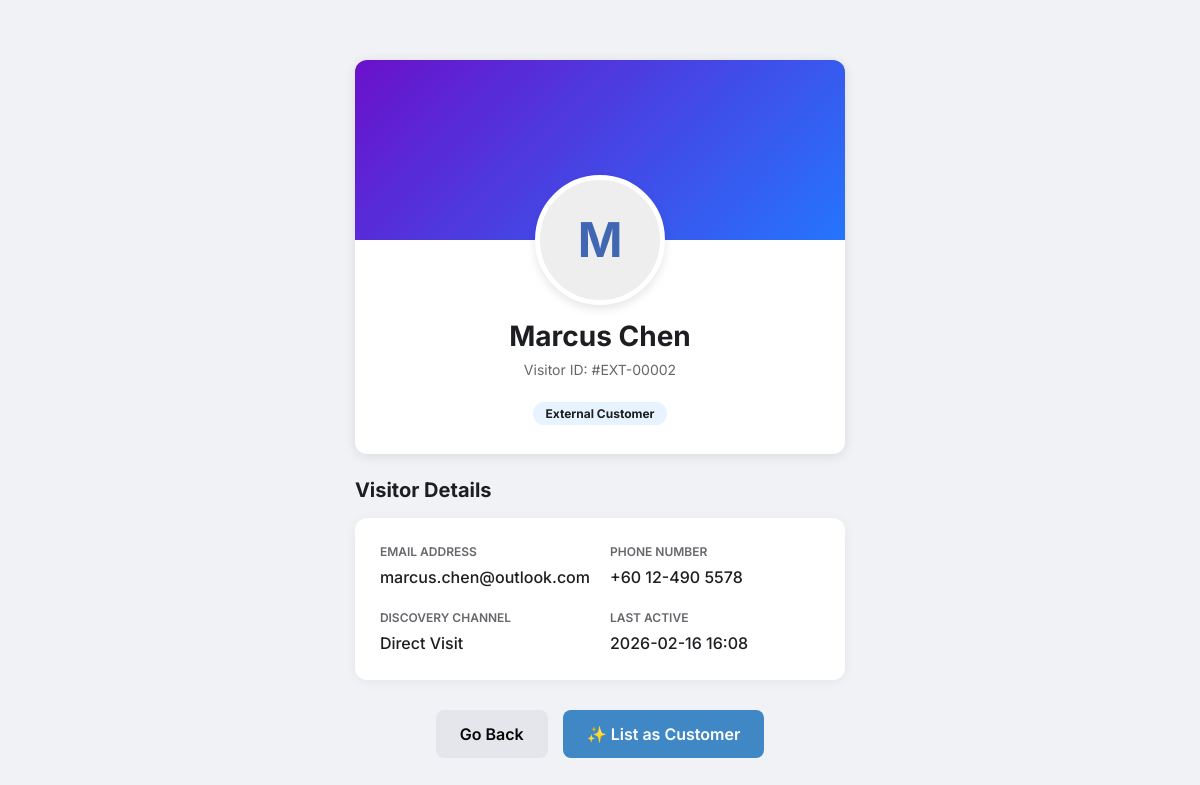
/visitor-profile/2 (signed in), run on an earlier commit of the app's database.
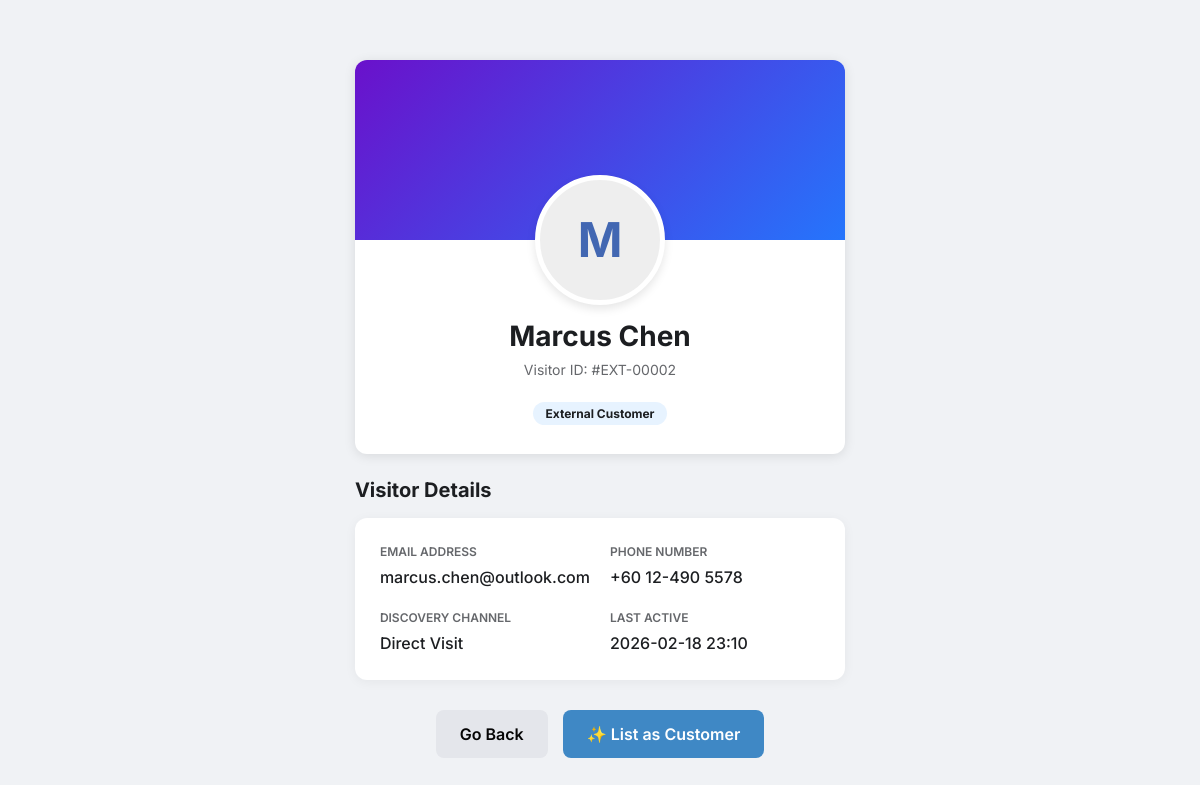
And on a later commit of the database.
### app.py (models this page shows, shortened)
class ChatSession(db.Model):
    id = db.Column(db.Integer, primary_key=True)
    visitor_name = db.Column(db.String(100), nullable=False)
    visitor_email = db.Column(db.String(120))
    status = db.Column(db.String(20), default='bot')  # bot, agent_active, closed
    linked_customer_id = db.Column(db.Integer, db.ForeignKey('customer.id'), nullable=True)
    linked_inquiry_id = db.Column(db.Integer, db.ForeignKey('inquiry.id'), nullable=True)
    created_at = db.Column(db.String(50))
    updated_at = db.Column(db.String(50))
    tags = db.Column(db.String(200), default='')  # comma-separated: impt,waiting,completed
    archived = db.Column(db.Boolean, default=False)
    pinned = db.Column(db.Boolean, default=False)
    assigned_agent_id = db.Column(db.Integer, db.ForeignKey('user.id'), nullable=True)
    requested_agent_id = db.Column(db.Integer, db.ForeignKey('user.id'), nullable=True)
    transfer_status = db.Column(db.String(20), default='none')  # none, pending
    chat_messages = db.relationship('ChatMessage', backref='session', cascade="all, delete-orphan", order_by='ChatMessage.id')
    linked_customer = db.relationship('Customer', backref='chat_sessions')
    linked_inquiry = db.relationship('Inquiry', backref='chat_sessions')
    assigned_agent = db.relationship('User', foreign_keys=[assigned_agent_id], backref='assigned_chats')
    requested_agent = db.relationship('User', foreign_keys=[requested_agent_id], backref='requested_chats')

### app.py (the view)
@app.route('/visitor-profile/<int:session_id>')
def visitor_profile(session_id):
    chat_session = ChatSession.query.get_or_404(session_id)
    mock_phone = f"+60 12-{ (session_id * 12345 % 900) + 100 } { (session_id * 6789) % 9000 + 1000 }"
    return render_template('visitor_profile.html', session=chat_session, visitor_phone=mock_phone)

### app.py (called while the page is built)
@app.context_processor
def context_processor():
    from flask import g
    return dict(
        team_pending_requests_count=getattr(g, 'team_pending_requests_count', 0),
        unread_team_messages=getattr(g, 'unread_team_messages', False)
    )

@app.context_processor
def inject_user_preferences():
    theme = 'light'
    if has_request_context() and 'user_id' in session:
        user_id = session.get('user_id')
        user = User.query.get(user_id)
        if user and user.preferences:
            try:
                import json
                prefs = json.loads(user.preferences)
                theme = prefs.get('theme', 'light')
            except:
                pass
    return dict(current_theme=theme)

@app.context_processor
def inject_search_data():
    customers = Customer.query.all()
    inquiries = Inquiry.query.all()
    rules = Rule.query.all()
    templates = AutoReplyTemplate.query.all()
    faqs = FAQ.query.all()
    search_seed = []
    for c in customers:
        search_seed.append({"display": c.name, "category": "Customer", "page": "/customers"})
    for i in inquiries:
        search_seed.append({"display": f"Inquiry: {i.customer}", "category": "Inquiry", "page": f"/inquiry/{i.id}"})
    for r in rules:
        search_seed.append({"display": r.name, "category": "Rule", "page": "/scoring"})
    for t in templates:
        search_seed.append({"display": t.title, "category": "Template", "page": "/templates-manager"})
    for f in faqs:
        search_seed.append({"display": f.question, "category": "FAQ", "page": "/templates-manager"})
    return dict(search_seed=search_seed)

@app.before_request
def require_login():
    allowed_routes = ['login', 'static']
    if request.endpoint and request.endpoint not in allowed_routes and not session.get('logged_in'):
        if request.path.startswith('/api/'):
            return jsonify({'error': 'Unauthorized'}), 401
        return redirect(url_for('login'))
    if session.get('logged_in') and session.get('user_id'):
        user = User.query.get(session.get('user_id'))
        if user:
            try:
                user.last_active = datetime.now().strftime('%Y-%m-%d %H:%M:%S')
                db.session.commit()
            except:
                pass
            session['user_role'] = user.role
            session['team_id'] = user.team_id
            session['user_name'] = user.name
            session['user_pic'] = user.profile_picture

### templates/visitor_profile.html (shortened to what this page needs)
<!DOCTYPE html>
<html lang="en">
<head>
    <link href="https://cdn.jsdelivr.net/npm/bootstrap@5.3.0/dist/css/bootstrap.min.css" rel="stylesheet">
    <link rel="stylesheet" href="{{ url_for('static', filename='style.css') }}">
</head>
<body class="external-profile">
    <div class="external-container">
        <div class="profile-header-card">
            <div class="profile-cover"></div>
            <div class="profile-main-info">
                <div class="profile-avatar-large">
                    {{ session.visitor_name[0] | upper if session.visitor_name else 'V' }}
                </div>
                <h1 class="profile-name-ext">{{ session.visitor_name }}</h1>
                <div class="profile-id-ext">Visitor ID: #EXT-{{ "%05d"|format(session.id) }}</div>
                <span class="status-badge-ext">External Customer</span>
            </div>
        </div>
        <h5 class="mb-3 fw-bold">Visitor Details</h5>
        <div class="info-grid">
            <div class="info-item">
                <span class="info-label">Email Address</span>
                <span class="info-value">{{ session.visitor_email or 'Not Provided' }}</span>
            </div>
            <div class="info-item">
                <span class="info-label">Phone Number</span>
                <span class="info-value">{{ visitor_phone or 'Not Provided' }}</span>
            </div>
            <div class="info-item">
                <span class="info-label">Discovery Channel</span>
                <span class="info-value">Direct Visit</span>
            </div>
            <div class="info-item">
                <span class="info-label">Last Active</span>
                <span class="info-value">{{ session.updated_at or 'Recently' }}</span>
            </div>
        </div>
        <div class="action-bar-ext">
            <button class="btn-back-ext" onclick="window.history.back()">Go Back</button>
            <button class="btn-list-cust" id="btnListAsCustomer" onclick="listAsCustomer({{ session.id }})">
                ✨ List as Customer
            </button>
        </div>
    </div>
</body>
</html>

### static/style.css (style rules this page uses)
:root { --blue: #3F88C5; --red: #E94F37; --green: #44BBA4; --gray: #64748b; --slate-900: #393E41; --slate-800: #4a5155; --border-radius: 12px; --bg-light: #F6F7EB; --sidebar-bg: #393E41; }
* { box-sizing: border-box; font-family: 'Inter', -apple-system, sans-serif; }
body { margin: 0; display: flex; background-color: var(--bg-light); color: var(--slate-900); height: 100vh; overflow: hidden; font-size: 16px; -webkit-font-smoothing: antialiased; }
.info-grid { display: grid; grid-template-columns: 1fr 1fr; gap: 12px; margin-bottom: 20px; }
.info-label { color: var(--gray); display: block; margin-bottom: 4px; font-weight: 600; font-size: 0.75rem; }

### templates/visitor_profile.html (style rules this page uses)
:root { --external-bg: #f0f2f5; --external-card: #ffffff; --external-accent: #4267B2; }
body.external-profile { background-color: var(--external-bg); font-family: 'Outfit', sans-serif; color: #1c1e21; }
.external-container { max-width: 800px; margin: 40px auto; padding: 20px; }
.profile-header-card { background: var(--external-card); border-radius: 12px; overflow: hidden; box-shadow: 0 2px 12px rgba(0, 0, 0, 0.1); margin-bottom: 24px; }
.profile-cover { height: 180px; background: linear-gradient(135deg, #6a11cb 0%, #2575fc 100%); }
.profile-main-info { padding: 0 30px 30px; position: relative; text-align: center; }
.profile-avatar-large { width: 130px; height: 130px; border-radius: 50%; border: 5px solid white; background: #eee; margin: -65px auto 15px; display: flex; align-items: center; justify-content: center; font-size: 48px; font-weight: 700; color: var(--external-accent); box-shadow: 0 4px 10px rgba(0, 0, 0, 0.1); }
.profile-name-ext { font-size: 28px; font-weight: 700; margin-bottom: 5px; }
.profile-id-ext { color: #65676b; font-size: 14px; margin-bottom: 20px; }
.info-grid { display: grid; grid-template-columns: repeat(2, 1fr); gap: 20px; background: white; padding: 25px; border-radius: 12px; box-shadow: 0 2px 12px rgba(0, 0, 0, 0.05); }
.info-item { display: flex; flex-direction: column; }
.info-label { font-size: 12px; font-weight: 600; color: #65676b; text-transform: uppercase; margin-bottom: 4px; }
.info-value { font-size: 16px; font-weight: 500; }
.action-bar-ext { margin-top: 30px; display: flex; justify-content: center; gap: 15px; }
.btn-list-cust { background-color: var(--blue); color: white; border: none; padding: 12px 24px; border-radius: 8px; font-weight: 600; transition: 0.2s; display: flex; align-items: center; gap: 8px; }
.btn-back-ext { background-color: #e4e6eb; color: #050505; border: none; padding: 12px 24px; border-radius: 8px; font-weight: 600; transition: 0.2s; }
.status-badge-ext { padding: 4px 12px; border-radius: 20px; font-size: 12px; font-weight: 700; background: #e7f3ff; color: #1c1e21; }

What changed in the data, as far as the page shows it:
changed ChatSession "Marcus Chen": updated_at "2026-02-16 16:08" → "2026-02-18 23:10"
